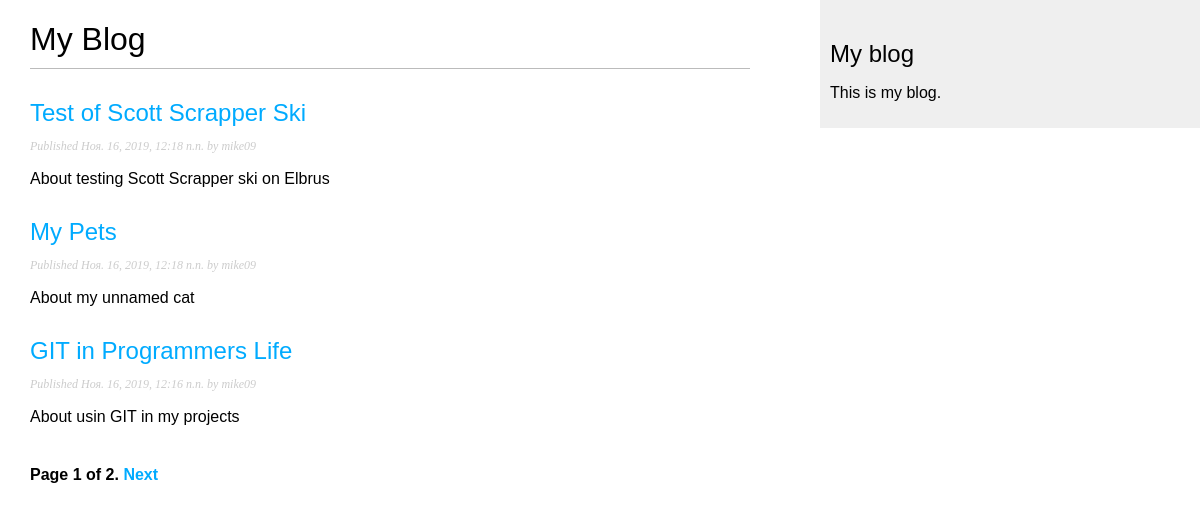
Screenshot of /blog/ with the database file from the repository.
### blog/models.py (models this page shows, shortened)
class Post(models.Model):
	STATUS_CHOICES = (
		('draft', 'Удален'),
		('published', 'Опубликован'),
	)
	title = models.CharField(max_length=250, verbose_name='Заголовок')
	slug = models.SlugField(max_length=250, unique_for_date='publish', verbose_name='Идентификатор')
	author = models.ForeignKey(User, on_delete=models.CASCADE, related_name='blog_posts', verbose_name='Автор')
	body = models.TextField(verbose_name='Текст')
	publish = models.DateTimeField(default=timezone.now, editable=False, verbose_name='Опубликован')
	created = models.DateTimeField(auto_now_add=True, verbose_name='Создан')
	updated = models.DateTimeField(auto_now=True, verbose_name='Обновлен')
	status = models.CharField(max_length=10, choices=STATUS_CHOICES, default='draft', verbose_name='Статус')
	class Meta:
		verbose_name = 'Пост'
		verbose_name_plural = 'Посты'
		ordering = ('-publish',)
	def get_absolute_url(self):
		return reverse('blog:post-detail', kwargs={
			'year': self.publish.year,
			'month': self.publish.month,
			'day': self.publish.day,
			'post': self.slug})

### blog/views.py (the view)
# urls.py: path('', views.PostListView.as_view(), name='post-list'),
class PostListView(generic.ListView):
	model = models.Post
	paginate_by = 3
	def get_queryset(self):
		return models.Post.objects.filter(status='published')

### blog/templates/blog/post_list.html (shortened to what this page needs)
{% extends "blog/base.html" %}
{% block content %}
  <h1>My Blog</h1>
  {% for post in post_list %}
    <h2>
      <a href="{{ post.get_absolute_url }}">
        {{ post.title }}
      </a>
    </h2>
    <p class="date">
      Published {{ post.publish }} by {{ post.author }}
    </p>
    {{ post.body|truncatewords:30|linebreaks }}
  {% endfor %}
  {% include "pagination.html" with page=page_obj %}
{% endblock %}

### blog/static/css/blog.css (style rules this page uses)
body { margin:0; padding:0; font-family:helvetica, sans-serif; }
a { color:#00abff; text-decoration:none; }
h1 { font-weight:normal; border-bottom:1px solid #bbb; padding:0 0 10px 0; }
h2 { font-weight:normal; margin:30px 0 0; }
p.date { color:#ccc; font-family: georgia, serif; font-size: 12px; font-style: italic; }

### rows the page displays
Post: title "Test of Scott Scrapper Ski", publish "Ноя. 16, 2019, 12:18 п.п.", author "mike09", body "About testing Scott Scrapper ski on Elbrus"
Post: title "My Pets", publish "Ноя. 16, 2019, 12:18 п.п.", author "mike09", body "About my unnamed cat"
Post: title "GIT in Programmers Life", publish "Ноя. 16, 2019, 12:16 п.п.", author "mike09", body "About usin GIT in my projects"

### other values shown
{{ page.number }} "1"
{{ page.paginator.num_pages }} "2"
